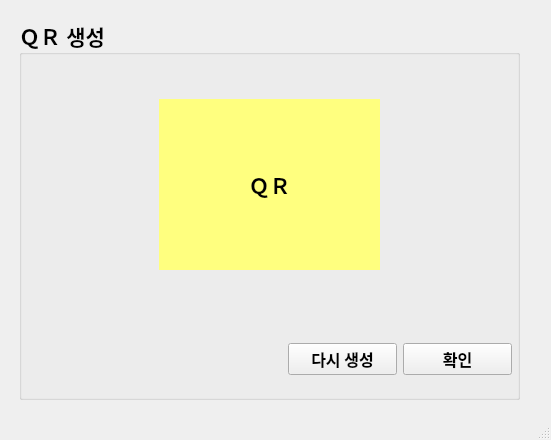
<?xml version="1.0" encoding="UTF-8"?>
<ui version="4.0">
 <class>MainWindow</class>
 <widget class="QMainWindow" name="MainWindow">
  <property name="geometry">
   <rect>
    <x>0</x>
    <y>0</y>
    <width>551</width>
    <height>440</height>
   </rect>
  </property>
  <property name="font">
   <font>
    <family>D2Coding</family>
   </font>
  </property>
  <property name="windowTitle">
   <string>MainWindow</string>
  </property>
  <widget class="QWidget" name="centralwidget">
   <widget class="QWidget" name="verticalLayoutWidget">
    <property name="geometry">
     <rect>
      <x>19</x>
      <y>19</y>
      <width>501</width>
      <height>381</height>
     </rect>
    </property>
    <layout class="QVBoxLayout" name="verticalLayout">
     <item>
      <widget class="QGroupBox" name="groupBox">
       <property name="font">
        <font>
         <pointsize>16</pointsize>
         <weight>75</weight>
         <bold>true</bold>
        </font>
       </property>
       <property name="title">
        <string>ＱＲ 생성</string>
       </property>
       <widget class="QLabel" name="label">
        <property name="geometry">
         <rect>
          <x>140</x>
          <y>80</y>
          <width>221</width>
          <height>171</height>
         </rect>
        </property>
        <property name="styleSheet">
         <string notr="true">
background-color: rgb(255, 255, 127);</string>
        </property>
        <property name="text">
         <string>ＱＲ</string>
        </property>
        <property name="alignment">
         <set>Qt::AlignCenter</set>
        </property>
       </widget>
       <widget class="QWidget" name="horizontalLayoutWidget">
        <property name="geometry">
         <rect>
          <x>269</x>
          <y>320</y>
          <width>224</width>
          <height>41</height>
         </rect>
        </property>
        <layout class="QHBoxLayout" name="horizontalLayout">
         <item>
          <widget class="QPushButton" name="pushButton">
           <property name="font">
            <font>
             <pointsize>12</pointsize>
            </font>
           </property>
           <property name="text">
            <string>다시 생성</string>
           </property>
          </widget>
         </item>
         <item>
          <widget class="QPushButton" name="pushButton_2">
           <property name="font">
            <font>
             <pointsize>12</pointsize>
            </font>
           </property>
           <property name="text">
            <string>확인</string>
           </property>
          </widget>
         </item>
        </layout>
       </widget>
      </widget>
     </item>
    </layout>
   </widget>
  </widget>
  <widget class="QStatusBar" name="statusbar"/>
 </widget>
 <resources/>
 <connections/>
</ui>
